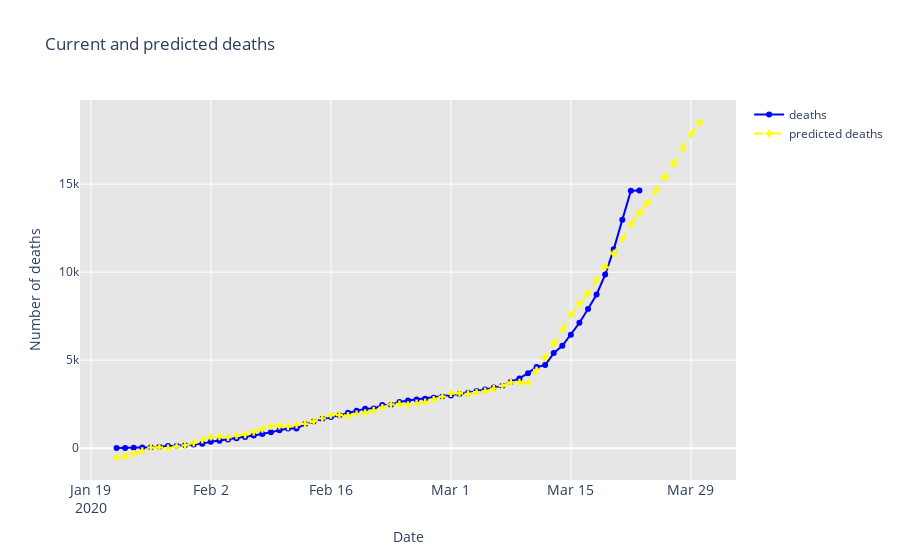

Notebook code for this chart:
### Code cell
fig = go.Figure()
fig.add_trace(go.Scatter(x=deaths['ds'],y=deaths['y'],mode='lines+markers',name='deaths',line=dict(color='blue',dash='solid')))
fig.add_trace(go.Scatter(x=future.ds.dt.date,y=forecast.yhat,mode='lines+markers',name='predicted deaths',line=dict(color='yellow',dash='dash'),marker_symbol='cross'))
fig.update_layout(title_text='Current and predicted deaths',xaxis=dict(title='Date'),xaxis_tickfont_size=14,yaxis=dict(title='Number of deaths'),plot_bgcolor='#e6e6e6')
fig.show()
